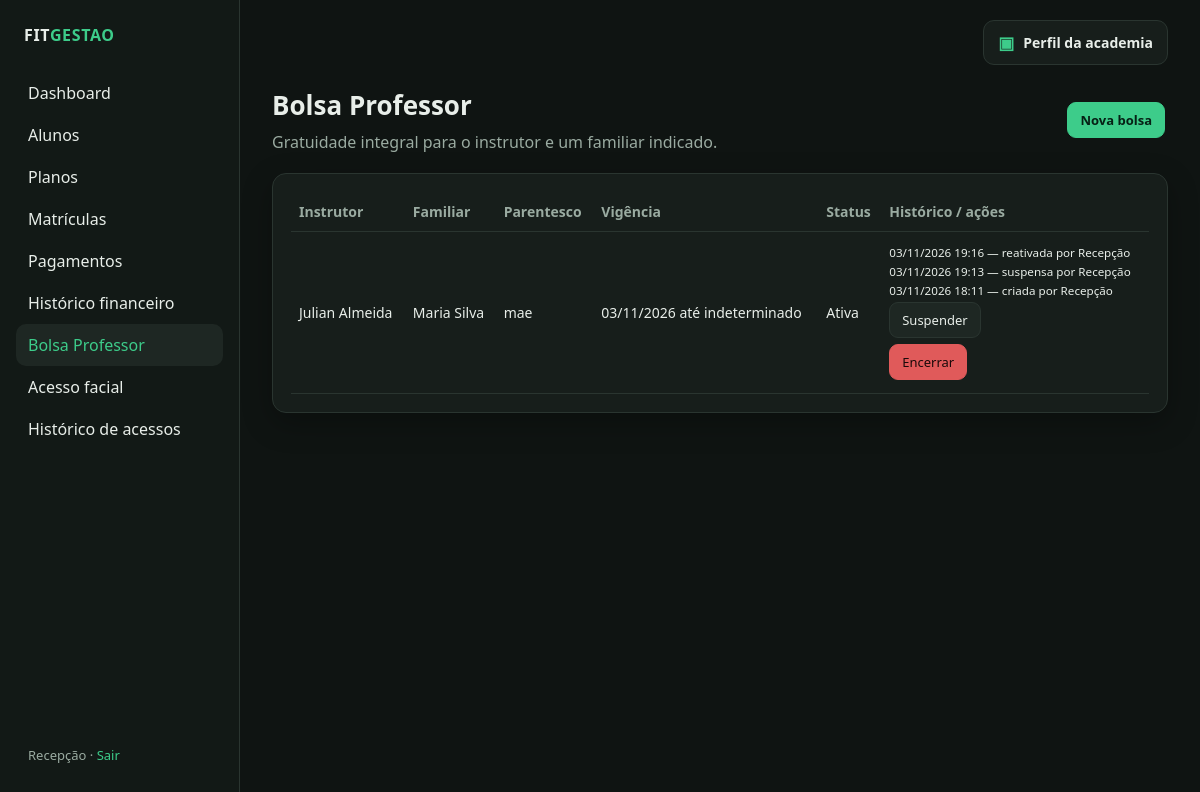
Page /bolsas-professor/ (signed in) on the committed database.
### app/models.py (models this page shows)
class User(UserMixin, db.Model):
    id = db.Column(db.Integer, primary_key=True)
    username = db.Column(db.String(80), unique=True, nullable=False)
    name = db.Column(db.String(120), nullable=False)
    password_hash = db.Column(db.String(255), nullable=False)
    payments = db.relationship("Payment", backref="registered_by", lazy=True)

class ProfessorScholarship(db.Model):
    id = db.Column(db.Integer, primary_key=True)
    instructor_id = db.Column(db.Integer, db.ForeignKey("student.id"), nullable=False, unique=True)
    family_id = db.Column(db.Integer, db.ForeignKey("student.id"), nullable=True, unique=True)
    relationship_type = db.Column(db.String(60), nullable=True)
    start_date = db.Column(db.Date, nullable=False, default=date.today)
    end_date = db.Column(db.Date, nullable=True)
    status = db.Column(db.String(20), nullable=False, default="ativa")
    notes = db.Column(db.String(255), nullable=True)
    created_by_id = db.Column(db.Integer, db.ForeignKey("user.id"), nullable=True)
    created_at = db.Column(db.DateTime, server_default=db.func.now(), nullable=False)
    instructor = db.relationship("Student", foreign_keys=[instructor_id], backref=db.backref("instructor_scholarship", uselist=False))
    family = db.relationship("Student", foreign_keys=[family_id], backref=db.backref("family_scholarship", uselist=False))
    created_by = db.relationship("User", foreign_keys=[created_by_id])
    @property
    def is_valid(self):
        today = date.today()
        return (self.status == "ativa" and self.instructor.status == "ativo"
                and self.start_date <= today and (self.end_date is None or self.end_date >= today))

class Student(db.Model):
    id = db.Column(db.Integer, primary_key=True)
    name = db.Column(db.String(120), nullable=False)
    document = db.Column(db.String(20), unique=True, nullable=False)
    phone = db.Column(db.String(30), nullable=True)
    email = db.Column(db.String(120), nullable=True)
    birth_date = db.Column(db.Date, nullable=True)
    status = db.Column(db.String(20), nullable=False, default="ativo")
    is_instructor = db.Column(db.Boolean, nullable=False, default=False)
    controlid_user_id = db.Column(db.Integer, unique=True, nullable=True)
    face_registered = db.Column(db.Boolean, nullable=False, default=False)
    created_at = db.Column(db.DateTime, server_default=db.func.now())
    enrollments = db.relationship(
        "Enrollment", backref="student", lazy=True, order_by="Enrollment.start_date.desc()"
    )

class ScholarshipEvent(db.Model):
    id = db.Column(db.Integer, primary_key=True)
    scholarship_id = db.Column(db.Integer, db.ForeignKey("professor_scholarship.id"), nullable=False)
    action = db.Column(db.String(30), nullable=False)
    details = db.Column(db.String(255), nullable=True)
    user_id = db.Column(db.Integer, db.ForeignKey("user.id"), nullable=True)
    created_at = db.Column(db.DateTime, server_default=db.func.now(), nullable=False)
    scholarship = db.relationship("ProfessorScholarship", backref=db.backref("events", lazy=True, order_by="ScholarshipEvent.created_at.desc()"))
    user = db.relationship("User")

### app/routes/scholarships.py (the view)
@bp.route("/")
@login_required
def index():
    scholarships = ProfessorScholarship.query.order_by(ProfessorScholarship.created_at.desc()).all()
    students = Student.query.order_by(Student.name).all()
    return render_template("scholarships/index.html", scholarships=scholarships, students=students)

### app/templates/scholarships/index.html (shortened to what this page needs)
{% extends 'base.html' %}
{% block content %}
<div class="page-header"><div><h1>Bolsa Professor</h1><p>Gratuidade integral para o instrutor e um familiar indicado.</p></div><a class="button primary" href="{{ url_for('scholarships.create') }}">Nova bolsa</a></div>
<div class="card">
  {% if scholarships %}
  <div class="table-wrap"><table><thead><tr><th>Instrutor</th><th>Familiar</th><th>Parentesco</th><th>Vigência</th><th>Status</th><th>Histórico / ações</th></tr></thead><tbody>
  {% for b in scholarships %}<tr><td>{{ b.instructor.name }}</td><td>{{ b.family.name if b.family else '—' }}</td><td>{{ b.relationship_type or '—' }}</td><td>{{ b.start_date.strftime('%d/%m/%Y') }} até {{ b.end_date.strftime('%d/%m/%Y') if b.end_date else 'indeterminado' }}</td><td>{{ b.status|capitalize }}</td><td>
  {% for event in b.events %}<small>{{ event.created_at.strftime('%d/%m/%Y %H:%M') if event.created_at else '' }} — {{ event.action }}{% if event.user %} por {{ event.user.name }}{% endif %}</small><br>{% endfor %}
  {% if b.status != 'encerrada' %}{% if b.status == 'ativa' %}<form method="post" action="{{ url_for('scholarships.change_status', scholarship_id=b.id, action='suspender') }}"><input type="hidden" name="csrf_token" value="{{ csrf_token() }}"><button class="button" type="submit">Suspender</button></form>{% else %}<form method="post" action="{{ url_for('scholarships.change_status', scholarship_id=b.id, action='reativar') }}"><input type="hidden" name="csrf_token" value="{{ csrf_token() }}"><button class="button" type="submit">Reativar</button></form>{% endif %}<form method="post" action="{{ url_for('scholarships.change_status', scholarship_id=b.id, action='encerrar') }}"><input type="hidden" name="csrf_token" value="{{ csrf_token() }}"><button class="button danger" type="submit">Encerrar</button></form>{% endif %}
  </td></tr>{% endfor %}</tbody></table></div>
  {% else %}<p>Nenhuma Bolsa Professor cadastrada.</p>{% endif %}
</div>
{% endblock %}

### app/templates/base.html (shortened to what this page needs)
<!doctype html>
<html lang="pt-BR">
<head>
  <link rel="stylesheet" href="{{ url_for('static', filename='css/style.css') }}">
</head>
<body>
<div class="layout">
  <aside class="sidebar">
    <p class="brand">FIT<span>GESTAO</span></p>
    <nav class="nav">
      <a href="{{ url_for('dashboard.index') }}" class="{{ 'active' if request.endpoint == 'dashboard.index' }}">Dashboard</a>
      <a href="{{ url_for('students.list_students') }}" class="{{ 'active' if request.endpoint and request.endpoint.startswith('students.') }}">Alunos</a>
      <a href="{{ url_for('plans.list_plans') }}" class="{{ 'active' if request.endpoint and request.endpoint.startswith('plans.') }}">Planos</a>
      <a href="{{ url_for('enrollments.list_enrollments') }}" class="{{ 'active' if request.endpoint and request.endpoint.startswith('enrollments.') }}">Matrículas</a>
      <a href="{{ url_for('payments.list_payments') }}" class="{{ 'active' if request.endpoint and request.endpoint.startswith('payments.') }}">Pagamentos</a>
      <a href="{{ url_for('payments.history') }}" class="{{ 'active' if request.endpoint == 'payments.history' }}">Histórico financeiro</a>
      <a href="{{ url_for('scholarships.index') }}" class="{{ 'active' if request.endpoint and request.endpoint.startswith('scholarships.') }}">Bolsa Professor</a>
      <a href="{{ url_for('facial_access.index') }}" class="{{ 'active' if request.endpoint == 'facial_access.index' }}">Acesso facial</a>
      <a href="{{ url_for('facial_access.history') }}" class="{{ 'active' if request.endpoint == 'facial_access.history' }}">Histórico de acessos</a>
    </nav>
    <div class="user">
      {{ current_user.name }} · <a href="{{ url_for('auth.logout') }}">Sair</a>
    </div>
  </aside>
  <main class="main">
    <div class="main-top-actions">
      <a class="academy-profile-link {{ 'active' if request.endpoint and request.endpoint.startswith('academy.') }}"
         href="{{ url_for('academy.profile') }}">
        <span class="academy-profile-icon">▣</span>
        <span>Perfil da academia</span>
      </a>
    </div>
    {% block content %}{% endblock %}
  </main>
</div>
</body>
</html>

### app/static/css/style.css (style rules this page uses)
:root { --bg: #0f1412; --panel: #171e1b; --panel-2: #1e2723; --line: #2a3530; --text: #e8eee9; --muted: #9aaba1; --accent: #3dcc8a; --accent-dim: #1f6f4d; --danger: #e05a5a; --warn: #e0b45a; --info: #5aa8e0; --radius: 14px; --shadow: 0 10px 30px rgba(0, 0, 0, 0.28); font-family: "Segoe UI", system-ui, sans-serif; }
* { box-sizing: border-box; }
html, body { margin: 0; min-height: 100%; background: var(--bg); color: var(--text); }
a { color: var(--accent); text-decoration: none; }
.layout { display: grid; grid-template-columns: 240px 1fr; min-height: 100vh; }
.sidebar { background: #121916; border-right: 1px solid var(--line); padding: 24px 16px; display: flex; flex-direction: column; gap: 8px; }
.brand { font-weight: 700; letter-spacing: 0.04em; margin: 0 8px 18px; }
.brand span { color: var(--accent); }
.nav a { display: block; color: var(--text); padding: 10px 12px; border-radius: 10px; text-decoration: none; }
.nav a:hover, .nav a.active { background: var(--panel-2); color: var(--accent); }
.sidebar .user { margin-top: auto; color: var(--muted); font-size: 13px; padding: 12px; }
.main { padding: 28px 32px 48px; }
h1 { margin: 0; font-size: 26px; }
.card { background: var(--panel); border: 1px solid var(--line); border-radius: var(--radius); padding: 18px; box-shadow: var(--shadow); }
table { width: 100%; border-collapse: collapse; }
th, td { text-align: left; padding: 10px 8px; border-bottom: 1px solid var(--line); font-size: 14px; }
th { color: var(--muted); font-weight: 600; }
.page-header { display:flex; justify-content:space-between; align-items:center; gap:16px; margin-bottom:20px; }
.page-header p { color:var(--muted); margin:8px 0 0; }
.button { display:inline-flex; align-items:center; justify-content:center; border:1px solid var(--line); border-radius:9px; padding:8px 12px; background:var(--panel-2); color:var(--text); cursor:pointer; font:inherit; font-size:13px; margin:3px 3px 3px 0; }
.button.primary { background:var(--accent); color:#062015; border-color:var(--accent); font-weight:700; }
.button.danger { background:var(--danger); color:#1a0a0a; border-color:var(--danger); }
.table-wrap { overflow-x:auto; }
.main-top-actions { display: flex; justify-content: flex-end; margin: -8px 0 22px; }
.academy-profile-link { display: inline-flex; align-items: center; gap: 9px; padding: 10px 14px; border: 1px solid var(--line); border-radius: 11px; background: var(--panel); color: var(--text); font-size: 14px; font-weight: 600; text-decoration: none; }
.academy-profile-icon { color: var(--accent); font-size: 17px; }

### rows in the picture
User: name "Recepção"
ProfessorScholarship: instructor.name "Julian Almeida", family "Maria Silva", relationship_type "mae", start_date "03/11/2026", end_date "indeterminado", status "Ativa"
ScholarshipEvent: created_at "03/11/2026 19:16", action "reativada", user.name "Recepção"
ScholarshipEvent: created_at "03/11/2026 19:13", action "suspensa", user.name "Recepção"
ScholarshipEvent: created_at "03/11/2026 18:11", action "criada", user.name "Recepção"
